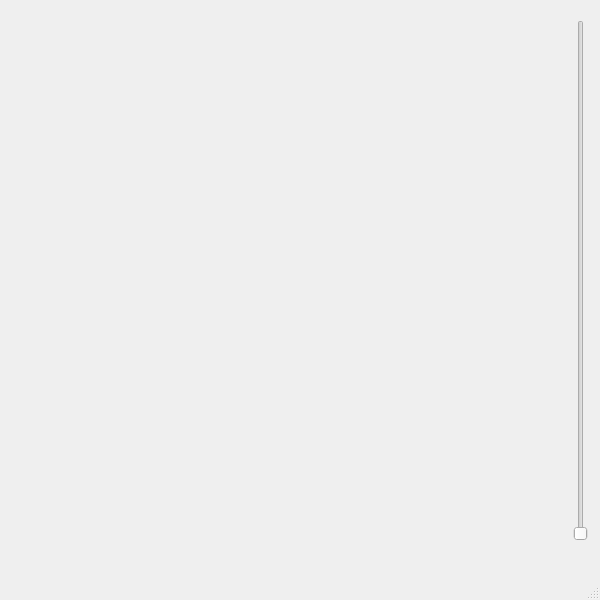
<?xml version="1.0" encoding="UTF-8"?>
<ui version="4.0">
 <class>MainWindow</class>
 <widget class="QMainWindow" name="MainWindow">
  <property name="geometry">
   <rect>
    <x>0</x>
    <y>0</y>
    <width>600</width>
    <height>600</height>
   </rect>
  </property>
  <property name="windowTitle">
   <string>MainWindow</string>
  </property>
  <widget class="QWidget" name="centralwidget">
   <widget class="QSlider" name="slider">
    <property name="geometry">
     <rect>
      <x>570</x>
      <y>20</y>
      <width>22</width>
      <height>521</height>
     </rect>
    </property>
    <property name="orientation">
     <enum>Qt::Vertical</enum>
    </property>
   </widget>
   <widget class="QLabel" name="label">
    <property name="geometry">
     <rect>
      <x>110</x>
      <y>70</y>
      <width>300</width>
      <height>300</height>
     </rect>
    </property>
    <property name="text">
     <string/>
    </property>
   </widget>
  </widget>
  <widget class="QMenuBar" name="menubar">
   <property name="geometry">
    <rect>
     <x>0</x>
     <y>0</y>
     <width>600</width>
     <height>26</height>
    </rect>
   </property>
  </widget>
  <widget class="QStatusBar" name="statusbar"/>
 </widget>
 <resources/>
 <connections/>
</ui>
